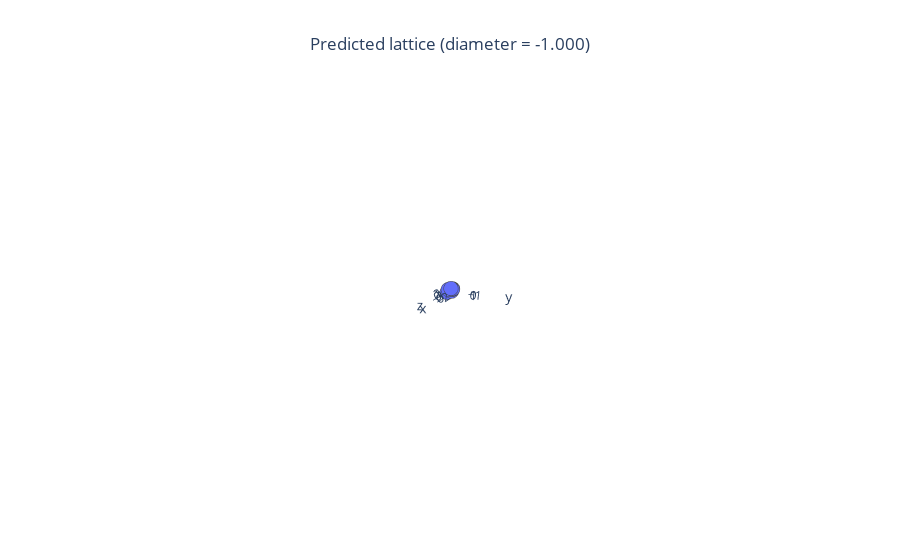
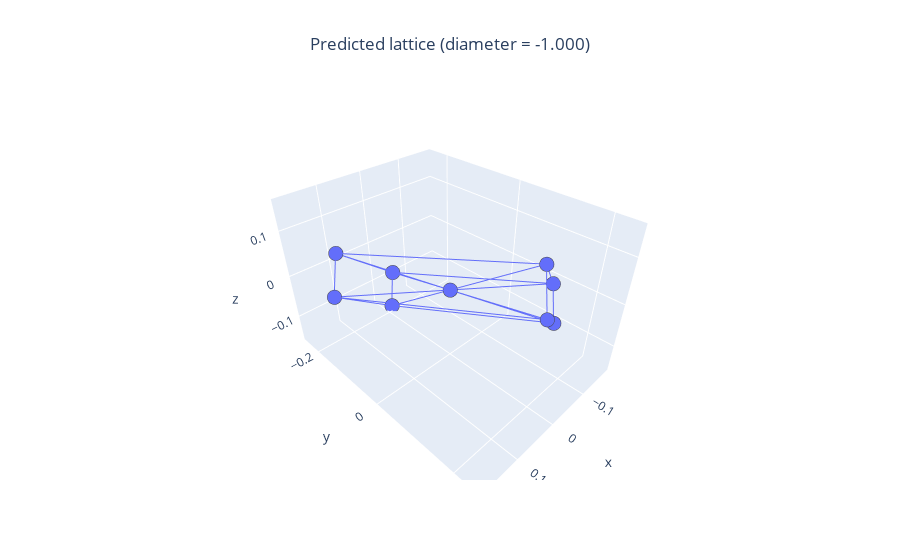

These figures' notebook cell, in order:
### Code cell
path = 'recon_mat/result_nequip_w_latents/'
name = 'LatticeStiffness_lattice_5.npz'
plot_lattice_from_path(path, name)
plot_origin_lattice_from_path(path, name)

### Figure 1 — Plotly figure (JSON) as saved in the notebook; plotly's stock layout.template omitted (floating-point values rounded to 4 significant figures)
{"data": [{"hovertemplate": "0=%{x}<br>1=%{y}<br>2=%{z}<extra></extra>", "legendgroup": "", "marker": {"color": "#636efa", "line": {"width": 5}, "size": 5, "symbol": "circle"}, "mode": "markers", "name": "", "scene": "scene", "showlegend": false, "type": "scatter3d", "x": [-0.2697, -1.347, -1.288, -2.294, 0.7523, 1.675, -2.268, 0.7196, -1.447], "y": [-1.271, 1.059, -0.6468, 0.1611, -1.06, 1.043, 0.3028, 1.203, 0.2496], "z": [0.8371, 1.918, -0.1717, 1.5, 0.2446, -1.367, 1.184, 0.9281, -0.2894]}, {"hovertemplate": "x=%{x}<br>y=%{y}<br>z=%{z}<extra></extra>", "legendgroup": "", "line": {"color": "#636efa", "dash": "solid"}, "marker": {"line": {"width": 5}, "size": 5, "symbol": "circle"}, "mode": "lines", "name": "", "scene": "scene", "showlegend": false, "type": "scatter3d", "x": [-0.2697, -1.347], "y": [-1.271, 1.059], "z": [0.8371, 1.918]}, {"hovertemplate": "x=%{x}<br>y=%{y}<br>z=%{z}<extra></extra>", "legendgroup": "", "line": {"color": "#636efa", "dash": "solid"}, "marker": {"line": {"width": 5}, "size": 5, "symbol": "circle"}, "mode": "lines", "name": "", "scene": "scene", "showlegend": false, "type": "scatter3d", "x": [-0.2697, -1.288], "y": [-1.271, -0.6468], "z": [0.8371, -0.1717]}, {"hovertemplate": "x=%{x}<br>y=%{y}<br>z=%{z}<extra></extra>", "legendgroup": "", "line": {"color": "#636efa", "dash": "solid"}, "marker": {"line": {"width": 5}, "size": 5, "symbol": "circle"}, "mode": "lines", "name": "", "scene": "scene", "showlegend": false, "type": "scatter3d", "x": [-0.2697, 0.7523], "y": [-1.271, -1.06], "z": [0.8371, 0.2446]}, {"hovertemplate": "x=%{x}<br>y=%{y}<br>z=%{z}<extra></extra>", "legendgroup": "", "line": {"color": "#636efa", "dash": "solid"}, "marker": {"line": {"width": 5}, "size": 5, "symbol": "circle"}, "mode": "lines", "name": "", "scene": "scene", "showlegend": false, "type": "scatter3d", "x": [-0.2697, 1.675], "y": [-1.271, 1.043], "z": [0.8371, -1.367]}, {"hovertemplate": "x=%{x}<br>y=%{y}<br>z=%{z}<extra></extra>", "legendgroup": "", "line": {"color": "#636efa", "dash": "solid"}, "marker": {"line": {"width": 5}, "size": 5, "symbol": "circle"}, "mode": "lines", "name": "", "scene": "scene", "showlegend": false, "type": "scatter3d", "x": [-1.347, -2.294], "y": [1.059, 0.1611], "z": [1.918, 1.5]}, {"hovertemplate": "x=%{x}<br>y=%{y}<br>z=%{z}<extra></extra>", "legendgroup": "", "line": {"color": "#636efa", "dash": "solid"}, "marker": {"line": {"width": 5}, "size": 5, "symbol": "circle"}, "mode": "lines", "name": "", "scene": "scene", "showlegend": false, "type": "scatter3d", "x": [-1.347, 0.7523], "y": [1.059, -1.06], "z": [1.918, 0.2446]}, {"hovertemplate": "x=%{x}<br>y=%{y}<br>z=%{z}<extra></extra>", "legendgroup": "", "line": {"color": "#636efa", "dash": "solid"}, "marker": {"line": {"width": 5}, "size": 5, "symbol": "circle"}, "mode": "lines", "name": "", "scene": "scene", "showlegend": false, "type": "scatter3d", "x": [-1.347, -2.268], "y": [1.059, 0.3028], "z": [1.918, 1.184]}, {"hovertemplate": "x=%{x}<br>y=%{y}<br>z=%{z}<extra></extra>", "legendgroup": "", "line": {"color": "#636efa", "dash": "solid"}, "marker": {"line": {"width": 5}, "size": 5, "symbol": "circle"}, "mode": "lines", "name": "", "scene": "scene", "showlegend": false, "type": "scatter3d", "x": [-1.288, -2.294], "y": [-0.6468, 0.1611], "z": [-0.1717, 1.5]}, {"hovertemplate": "x=%{x}<br>y=%{y}<br>z=%{z}<extra></extra>", "legendgroup": "", "line": {"color": "#636efa", "dash": "solid"}, "marker": {"line": {"width": 5}, "size": 5, "symbol": "circle"}, "mode": "lines", "name": "", "scene": "scene", "showlegend": false, "type": "scatter3d", "x": [-1.288, 0.7523], "y": [-0.6468, -1.06], "z": [-0.1717, 0.2446]}, {"hovertemplate": "x=%{x}<br>y=%{y}<br>z=%{z}<extra></extra>", "legendgroup": "", "line": {"color": "#636efa", "dash": "solid"}, "marker": {"line": {"width": 5}, "size": 5, "symbol": "circle"}, "mode": "lines", "name": "", "scene": "scene", "showlegend": false, "type": "scatter3d", "x": [-1.288, 0.7196], "y": [-0.6468, 1.203], "z": [-0.1717, 0.9281]}, {"hovertemplate": "x=%{x}<br>y=%{y}<br>z=%{z}<extra></extra>", "legendgroup": "", "line": {"color": "#636efa", "dash": "solid"}, "marker": {"line": {"width": 5}, "size": 5, "symbol": "circle"}, "mode": "lines", "name": "", "scene": "scene", "showlegend": false, "type": "scatter3d", "x": [-2.294, 0.7523], "y": [0.1611, -1.06], "z": [1.5, 0.2446]}, {"hovertemplate": "x=%{x}<br>y=%{y}<br>z=%{z}<extra></extra>", "legendgroup": "", "line": {"color": "#636efa", "dash": "solid"}, "marker": {"line": {"width": 5}, "size": 5, "symbol": "circle"}, "mode": "lines", "name": "", "scene": "scene", "showlegend": false, "type": "scatter3d", "x": [-2.294, -1.447], "y": [0.1611, 0.2496], "z": [1.5, -0.2894]}, {"hovertemplate": "x=%{x}<br>y=%{y}<br>z=%{z}<extra></extra>", "legendgroup": "", "line": {"color": "#636efa", "dash": "solid"}, "marker": {"line": {"width": 5}, "size": 5, "symbol": "circle"}, "mode": "lines", "name": "", "scene": "scene", "showlegend": false, "type": "scatter3d", "x": [0.7523, 1.675], "y": [-1.06, 1.043], "z": [0.2446, -1.367]}, {"hovertemplate": "x=%{x}<br>y=%{y}<br>z=%{z}<extra></extra>", "legendgroup": "", "line": {"color": "#636efa", "dash": "solid"}, "marker": {"line": {"width": 5}, "size": 5, "symbol": "circle"}, "mode": "lines", "name": "", "scene": "scene", "showlegend": false, "type": "scatter3d", "x": [0.7523, -2.268], "y": [-1.06, 0.3028], "z": [0.2446, 1.184]}, {"hovertemplate": "x=%{x}<br>y=%{y}<br>z=%{z}<extra></extra>", "legendgroup": "", "line": {"color": "#636efa", "dash": "solid"}, "marker": {"line": {"width": 5}, "size": 5, "symbol": "circle"}, "mode": "lines", "name": "", "scene": "scene", "showlegend": false, "type": "scatter3d", "x": [0.7523, 0.7196], "y": [-1.06, 1.203], "z": [0.2446, 0.9281]}, {"hovertemplate": "x=%{x}<br>y=%{y}<br>z=%{z}<extra></extra>", "legendgroup": "", "line": {"color": "#636efa", "dash": "solid"}, "marker": {"line": {"width": 5}, "size": 5, "symbol": "circle"}, "mode": "lines", "name": "", "scene": "scene", "showlegend": false, "type": "scatter3d", "x": [0.7523, -1.447], "y": [-1.06, 0.2496], "z": [0.2446, -0.2894]}, {"hovertemplate": "x=%{x}<br>y=%{y}<br>z=%{z}<extra></extra>", "legendgroup": "", "line": {"color": "#636efa", "dash": "solid"}, "marker": {"line": {"width": 5}, "size": 5, "symbol": "circle"}, "mode": "lines", "name": "", "scene": "scene", "showlegend": false, "type": "scatter3d", "x": [1.675, -2.268], "y": [1.043, 0.3028], "z": [-1.367, 1.184]}, {"hovertemplate": "x=%{x}<br>y=%{y}<br>z=%{z}<extra></extra>", "legendgroup": "", "line": {"color": "#636efa", "dash": "solid"}, "marker": {"line": {"width": 5}, "size": 5, "symbol": "circle"}, "mode": "lines", "name": "", "scene": "scene", "showlegend": false, "type": "scatter3d", "x": [1.675, 0.7196], "y": [1.043, 1.203], "z": [-1.367, 0.9281]}, {"hovertemplate": "x=%{x}<br>y=%{y}<br>z=%{z}<extra></extra>", "legendgroup": "", "line": {"color": "#636efa", "dash": "solid"}, "marker": {"line": {"width": 5}, "size": 5, "symbol": "circle"}, "mode": "lines", "name": "", "scene": "scene", "showlegend": false, "type": "scatter3d", "x": [-2.268, -1.447], "y": [0.3028, 0.2496], "z": [1.184, -0.2894]}, {"hovertemplate": "x=%{x}<br>y=%{y}<br>z=%{z}<extra></extra>", "legendgroup": "", "line": {"color": "#636efa", "dash": "solid"}, "marker": {"line": {"width": 5}, "size": 5, "symbol": "circle"}, "mode": "lines", "name": "", "scene": "scene", "showlegend": false, "type": "scatter3d", "x": [0.7196, -1.447], "y": [1.203, 0.2496], "z": [0.9281, -0.2894]}], "layout": {"autosize": true, "scene": {"aspectmode": "auto", "aspectratio": {"x": 1.247, "y": 0.7772, "z": 1.032}, "camera": {"center": {"x": 0, "y": 0, "z": 0}, "eye": {"x": -37.77, "y": 85.63, "z": 26.55}, "projection": {"type": "perspective"}, "up": {"x": 0, "y": 0, "z": 1}}}, "title": {"text": "Predicted lattice (diameter = -1.000)", "x": 0.5}}}

### Figure 2 — Plotly figure (JSON) as saved in the notebook; plotly's stock layout.template omitted (floating-point values rounded to 4 significant figures)
{"data": [{"hovertemplate": "0=%{x}<br>1=%{y}<br>2=%{z}<extra></extra>", "legendgroup": "", "marker": {"color": "#636efa", "line": {"width": 5}, "size": 5, "symbol": "circle"}, "mode": "markers", "name": "", "scene": "scene", "showlegend": false, "type": "scatter3d", "x": [0.1434, 0.01205, 0.1797, 0.04833, 0, -0.04833, -0.1797, -0.01205, -0.1434], "y": [-0.147, 0.206, -0.1117, 0.2414, 0, -0.2414, 0.1117, -0.206, 0.147], "z": [0.07877, 0.154, 0.01843, 0.09368, 0, -0.09368, -0.01843, -0.154, -0.07877]}, {"hovertemplate": "x=%{x}<br>y=%{y}<br>z=%{z}<extra></extra>", "legendgroup": "", "line": {"color": "#636efa", "dash": "solid"}, "marker": {"line": {"width": 5}, "size": 5, "symbol": "circle"}, "mode": "lines", "name": "", "scene": "scene", "showlegend": false, "type": "scatter3d", "x": [0.1434, 0.01205], "y": [-0.147, 0.206], "z": [0.07877, 0.154]}, {"hovertemplate": "x=%{x}<br>y=%{y}<br>z=%{z}<extra></extra>", "legendgroup": "", "line": {"color": "#636efa", "dash": "solid"}, "marker": {"line": {"width": 5}, "size": 5, "symbol": "circle"}, "mode": "lines", "name": "", "scene": "scene", "showlegend": false, "type": "scatter3d", "x": [0.1434, 0.1797], "y": [-0.147, -0.1117], "z": [0.07877, 0.01843]}, {"hovertemplate": "x=%{x}<br>y=%{y}<br>z=%{z}<extra></extra>", "legendgroup": "", "line": {"color": "#636efa", "dash": "solid"}, "marker": {"line": {"width": 5}, "size": 5, "symbol": "circle"}, "mode": "lines", "name": "", "scene": "scene", "showlegend": false, "type": "scatter3d", "x": [0.1434, 0], "y": [-0.147, 0], "z": [0.07877, 0]}, {"hovertemplate": "x=%{x}<br>y=%{y}<br>z=%{z}<extra></extra>", "legendgroup": "", "line": {"color": "#636efa", "dash": "solid"}, "marker": {"line": {"width": 5}, "size": 5, "symbol": "circle"}, "mode": "lines", "name": "", "scene": "scene", "showlegend": false, "type": "scatter3d", "x": [0.1434, -0.04833], "y": [-0.147, -0.2414], "z": [0.07877, -0.09368]}, {"hovertemplate": "x=%{x}<br>y=%{y}<br>z=%{z}<extra></extra>", "legendgroup": "", "line": {"color": "#636efa", "dash": "solid"}, "marker": {"line": {"width": 5}, "size": 5, "symbol": "circle"}, "mode": "lines", "name": "", "scene": "scene", "showlegend": false, "type": "scatter3d", "x": [0.01205, 0.04833], "y": [0.206, 0.2414], "z": [0.154, 0.09368]}, {"hovertemplate": "x=%{x}<br>y=%{y}<br>z=%{z}<extra></extra>", "legendgroup": "", "line": {"color": "#636efa", "dash": "solid"}, "marker": {"line": {"width": 5}, "size": 5, "symbol": "circle"}, "mode": "lines", "name": "", "scene": "scene", "showlegend": false, "type": "scatter3d", "x": [0.01205, 0], "y": [0.206, 0], "z": [0.154, 0]}, {"hovertemplate": "x=%{x}<br>y=%{y}<br>z=%{z}<extra></extra>", "legendgroup": "", "line": {"color": "#636efa", "dash": "solid"}, "marker": {"line": {"width": 5}, "size": 5, "symbol": "circle"}, "mode": "lines", "name": "", "scene": "scene", "showlegend": false, "type": "scatter3d", "x": [0.01205, -0.1797], "y": [0.206, 0.1117], "z": [0.154, -0.01843]}, {"hovertemplate": "x=%{x}<br>y=%{y}<br>z=%{z}<extra></extra>", "legendgroup": "", "line": {"color": "#636efa", "dash": "solid"}, "marker": {"line": {"width": 5}, "size": 5, "symbol": "circle"}, "mode": "lines", "name": "", "scene": "scene", "showlegend": false, "type": "scatter3d", "x": [0.1797, 0.04833], "y": [-0.1117, 0.2414], "z": [0.01843, 0.09368]}, {"hovertemplate": "x=%{x}<br>y=%{y}<br>z=%{z}<extra></extra>", "legendgroup": "", "line": {"color": "#636efa", "dash": "solid"}, "marker": {"line": {"width": 5}, "size": 5, "symbol": "circle"}, "mode": "lines", "name": "", "scene": "scene", "showlegend": false, "type": "scatter3d", "x": [0.1797, 0], "y": [-0.1117, 0], "z": [0.01843, 0]}, {"hovertemplate": "x=%{x}<br>y=%{y}<br>z=%{z}<extra></extra>", "legendgroup": "", "line": {"color": "#636efa", "dash": "solid"}, "marker": {"line": {"width": 5}, "size": 5, "symbol": "circle"}, "mode": "lines", "name": "", "scene": "scene", "showlegend": false, "type": "scatter3d", "x": [0.1797, -0.01205], "y": [-0.1117, -0.206], "z": [0.01843, -0.154]}, {"hovertemplate": "x=%{x}<br>y=%{y}<br>z=%{z}<extra></extra>", "legendgroup": "", "line": {"color": "#636efa", "dash": "solid"}, "marker": {"line": {"width": 5}, "size": 5, "symbol": "circle"}, "mode": "lines", "name": "", "scene": "scene", "showlegend": false, "type": "scatter3d", "x": [0.04833, 0], "y": [0.2414, 0], "z": [0.09368, 0]}, {"hovertemplate": "x=%{x}<br>y=%{y}<br>z=%{z}<extra></extra>", "legendgroup": "", "line": {"color": "#636efa", "dash": "solid"}, "marker": {"line": {"width": 5}, "size": 5, "symbol": "circle"}, "mode": "lines", "name": "", "scene": "scene", "showlegend": false, "type": "scatter3d", "x": [0.04833, -0.1434], "y": [0.2414, 0.147], "z": [0.09368, -0.07877]}, {"hovertemplate": "x=%{x}<br>y=%{y}<br>z=%{z}<extra></extra>", "legendgroup": "", "line": {"color": "#636efa", "dash": "solid"}, "marker": {"line": {"width": 5}, "size": 5, "symbol": "circle"}, "mode": "lines", "name": "", "scene": "scene", "showlegend": false, "type": "scatter3d", "x": [0, -0.04833], "y": [0, -0.2414], "z": [0, -0.09368]}, {"hovertemplate": "x=%{x}<br>y=%{y}<br>z=%{z}<extra></extra>", "legendgroup": "", "line": {"color": "#636efa", "dash": "solid"}, "marker": {"line": {"width": 5}, "size": 5, "symbol": "circle"}, "mode": "lines", "name": "", "scene": "scene", "showlegend": false, "type": "scatter3d", "x": [0, -0.1797], "y": [0, 0.1117], "z": [0, -0.01843]}, {"hovertemplate": "x=%{x}<br>y=%{y}<br>z=%{z}<extra></extra>", "legendgroup": "", "line": {"color": "#636efa", "dash": "solid"}, "marker": {"line": {"width": 5}, "size": 5, "symbol": "circle"}, "mode": "lines", "name": "", "scene": "scene", "showlegend": false, "type": "scatter3d", "x": [0, -0.01205], "y": [0, -0.206], "z": [0, -0.154]}, {"hovertemplate": "x=%{x}<br>y=%{y}<br>z=%{z}<extra></extra>", "legendgroup": "", "line": {"color": "#636efa", "dash": "solid"}, "marker": {"line": {"width": 5}, "size": 5, "symbol": "circle"}, "mode": "lines", "name": "", "scene": "scene", "showlegend": false, "type": "scatter3d", "x": [0, -0.1434], "y": [0, 0.147], "z": [0, -0.07877]}, {"hovertemplate": "x=%{x}<br>y=%{y}<br>z=%{z}<extra></extra>", "legendgroup": "", "line": {"color": "#636efa", "dash": "solid"}, "marker": {"line": {"width": 5}, "size": 5, "symbol": "circle"}, "mode": "lines", "name": "", "scene": "scene", "showlegend": false, "type": "scatter3d", "x": [-0.04833, -0.1797], "y": [-0.2414, 0.1117], "z": [-0.09368, -0.01843]}, {"hovertemplate": "x=%{x}<br>y=%{y}<br>z=%{z}<extra></extra>", "legendgroup": "", "line": {"color": "#636efa", "dash": "solid"}, "marker": {"line": {"width": 5}, "size": 5, "symbol": "circle"}, "mode": "lines", "name": "", "scene": "scene", "showlegend": false, "type": "scatter3d", "x": [-0.04833, -0.01205], "y": [-0.2414, -0.206], "z": [-0.09368, -0.154]}, {"hovertemplate": "x=%{x}<br>y=%{y}<br>z=%{z}<extra></extra>", "legendgroup": "", "line": {"color": "#636efa", "dash": "solid"}, "marker": {"line": {"width": 5}, "size": 5, "symbol": "circle"}, "mode": "lines", "name": "", "scene": "scene", "showlegend": false, "type": "scatter3d", "x": [-0.1797, -0.1434], "y": [0.1117, 0.147], "z": [-0.01843, -0.07877]}, {"hovertemplate": "x=%{x}<br>y=%{y}<br>z=%{z}<extra></extra>", "legendgroup": "", "line": {"color": "#636efa", "dash": "solid"}, "marker": {"line": {"width": 5}, "size": 5, "symbol": "circle"}, "mode": "lines", "name": "", "scene": "scene", "showlegend": false, "type": "scatter3d", "x": [-0.01205, -0.1434], "y": [-0.206, 0.147], "z": [-0.154, -0.07877]}], "layout": {"autosize": true, "scene": {"aspectmode": "auto", "aspectratio": {"x": 0.9542, "y": 1.282, "z": 0.8177}}, "title": {"text": "Predicted lattice (diameter = -1.000)", "x": 0.5}}}
